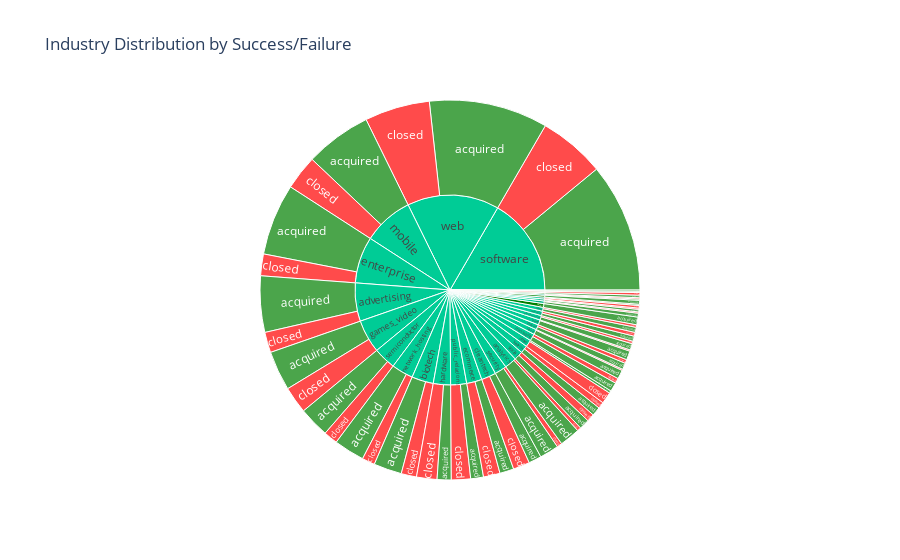

Notebook source saved alongside this figure:
### Markdown cell above
# 3.Industry Insights: What Industries Have More Successful Startups?

### Code cell
fig = px.sunburst(df, path=['category_code', 'status'], title='Industry Distribution by Success/Failure',
                  color='status', color_discrete_map={'closed': 'red', 'acquired': 'green'})
fig.show()
fig.write_image("/home/ccp/Desktop/LR/archive/images/plot5.png")

### Figure 1 — Plotly figure (JSON) as saved in the notebook; plotly's stock layout.template omitted (floating-point values rounded to 4 significant figures)
{"data": [{"branchvalues": "total", "customdata": [["(?)"], ["(?)"], ["(?)"], ["(?)"], ["(?)"], ["(?)"], ["(?)"], ["(?)"], ["(?)"], ["(?)"], ["(?)"], ["(?)"], ["(?)"], ["(?)"], ["(?)"], ["(?)"], ["(?)"], ["(?)"], ["(?)"], ["(?)"], ["(?)"], ["(?)"], ["(?)"], ["(?)"], ["(?)"], ["(?)"], ["(?)"], ["(?)"], ["(?)"], ["acquired"], ["acquired"], ["acquired"], ["acquired"], ["acquired"], ["acquired"], ["acquired"], ["acquired"], ["acquired"], ["acquired"], ["acquired"], ["acquired"], ["acquired"], ["acquired"], ["acquired"], ["acquired"], ["acquired"], ["acquired"], ["acquired"], ["acquired"], ["acquired"], ["acquired"], ["acquired"], ["acquired"], ["acquired"], ["acquired"], ["acquired"], ["acquired"], ["acquired"], ["acquired"], ["acquired"], ["acquired"], ["acquired"], ["acquired"], ["acquired"], ["acquired"], ["acquired"], ["acquired"], ["acquired"], ["closed"], ["closed"], ["closed"], ["closed"], ["closed"], ["closed"], ["closed"], ["closed"], ["closed"], ["closed"], ["closed"], ["closed"], ["closed"], ["closed"], ["closed"], ["closed"], ["closed"], ["closed"], ["closed"], ["closed"], ["closed"], ["closed"], ["closed"], ["closed"], ["closed"], ["closed"], ["closed"], ["closed"], ["closed"], ["closed"], ["closed"]], "domain": {"x": [0, 1], "y": [0, 1]}, "hovertemplate": "labels=%{label}<br>count=%{value}<br>parent=%{parent}<br>id=%{id}<br>status=%{customdata[0]}<extra></extra>", "ids": ["photo_video", "enterprise", "web", "software", "games_video", "network_hosting", "finance", "mobile", "education", "public_relations", "security", "other", "hardware", "ecommerce", "advertising", "travel", "social", "analytics", "consulting", "biotech", "real_estate", "cleantech", "search", "semiconductor", "fashion", "medical", "automotive", "messaging", "news", "transportation/acquired", "travel/acquired", "real_estate/acquired", "sports/acquired", "other/acquired", "music/acquired", "music", "hospitality/acquired", "hospitality", "transportation", "sports", "health/acquired", "messaging/acquired", "news/acquired", "consulting/acquired", "security/acquired", "cleantech/acquired", "automotive/acquired", "analytics/acquired", "fashion/acquired", "advertising/acquired", "ecommerce/acquired", "hardware/acquired", "photo_video/acquired", "public_relations/acquired", "games_video/acquired", "education/acquired", "mobile/acquired", "finance/acquired", "software/acquired", "web/acquired", "enterprise/acquired", "search/acquired", "semiconductor/acquired", "health", "social/acquired", "network_hosting/acquired", "medical/acquired", "biotech/acquired", "finance/closed", "security/closed", "public_relations/closed", "social/closed", "web/closed", "news/closed", "network_hosting/closed", "manufacturing", "games_video/closed", "analytics/closed", "ecommerce/closed", "photo_video/closed", "manufacturing/closed", "enterprise/closed", "mobile/closed", "education/closed", "automotive/closed", "semiconductor/closed", "software/closed", "hardware/closed", "messaging/closed", "travel/closed", "fashion/closed", "search/closed", "biotech/closed", "cleantech/closed", "real_estate/closed", "advertising/closed", "consulting/closed", "other/closed", "medical/closed"], "labels": ["photo_video", "enterprise", "web", "software", "games_video", "network_hosting", "finance", "mobile", "education", "public_relations", "security", "other", "hardware", "ecommerce", "advertising", "travel", "social", "analytics", "consulting", "biotech", "real_estate", "cleantech", "search", "semiconductor", "fashion", "medical", "automotive", "messaging", "news", "acquired", "acquired", "acquired", "acquired", "acquired", "acquired", "music", "acquired", "hospitality", "transportation", "sports", "acquired", "acquired", "acquired", "acquired", "acquired", "acquired", "acquired", "acquired", "acquired", "acquired", "acquired", "acquired", "acquired", "acquired", "acquired", "acquired", "acquired", "acquired", "acquired", "acquired", "acquired", "acquired", "acquired", "health", "acquired", "acquired", "acquired", "acquired", "closed", "closed", "closed", "closed", "closed", "closed", "closed", "manufacturing", "closed", "closed", "closed", "closed", "closed", "closed", "closed", "closed", "closed", "closed", "closed", "closed", "closed", "closed", "closed", "closed", "closed", "closed", "closed", "closed", "closed", "closed", "closed"], "marker": {"colors": ["#00cc96", "#00cc96", "#00cc96", "#00cc96", "#00cc96", "#00cc96", "#00cc96", "#00cc96", "#00cc96", "#00cc96", "#00cc96", "#00cc96", "#00cc96", "#00cc96", "#00cc96", "#00cc96", "#00cc96", "#00cc96", "#00cc96", "#00cc96", "#00cc96", "#00cc96", "#00cc96", "#00cc96", "#00cc96", "#00cc96", "#00cc96", "#00cc96", "#00cc96", "green", "green", "green", "green", "green", "green", "green", "green", "green", "green", "green", "green", "green", "green", "green", "green", "green", "green", "green", "green", "green", "green", "green", "green", "green", "green", "green", "green", "green", "green", "green", "green", "green", "green", "green", "green", "green", "green", "green", "red", "red", "red", "red", "red", "red", "red", "red", "red", "red", "red", "red", "red", "red", "red", "red", "red", "red", "red", "red", "red", "red", "red", "red", "red", "red", "red", "red", "red", "red", "red"]}, "name": "", "parents": ["", "", "", "", "", "", "", "", "", "", "", "", "", "", "", "", "", "", "", "", "", "", "", "", "", "", "", "", "", "transportation", "travel", "real_estate", "sports", "other", "music", "", "hospitality", "", "", "", "health", "messaging", "news", "consulting", "security", "cleantech", "automotive", "analytics", "fashion", "advertising", "ecommerce", "hardware", "photo_video", "public_relations", "games_video", "education", "mobile", "finance", "software", "web", "enterprise", "search", "semiconductor", "", "social", "network_hosting", "medical", "biotech", "finance", "security", "public_relations", "social", "web", "news", "network_hosting", "", "games_video", "analytics", "ecommerce", "photo_video", "manufacturing", "enterprise", "mobile", "education", "automotive", "semiconductor", "software", "hardware", "messaging", "travel", "fashion", "search", "biotech", "cleantech", "real_estate", "advertising", "consulting", "other", "medical"], "type": "sunburst", "values": [7, 73, 144, 153, 52, 34, 6, 79, 4, 25, 19, 11, 27, 24, 60, 8, 14, 19, 3, 34, 3, 23, 12, 35, 8, 7, 2, 11, 8, 2, 7, 1, 1, 2, 6, 6, 1, 1, 2, 1, 3, 7, 7, 2, 15, 10, 1, 16, 5, 44, 11, 11, 5, 10, 31, 3, 52, 4, 101, 93, 56, 7, 24, 3, 8, 24, 4, 22, 2, 4, 15, 6, 51, 1, 10, 2, 21, 3, 13, 2, 2, 17, 27, 1, 1, 11, 52, 16, 4, 1, 3, 5, 12, 13, 2, 16, 1, 9, 3]}], "layout": {"legend": {"tracegroupgap": 0}, "title": {"text": "Industry Distribution by Success/Failure"}}}
